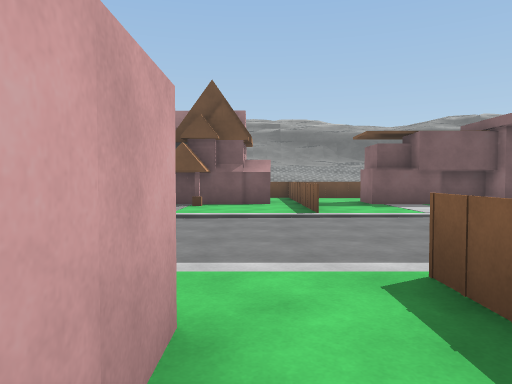
view 1 (above)

24 first-person views from a walk through a Unity game level. The camera is 1.3 m above the floor, tilts 2° down and sees 70° across. The floor is counted in squares, 2 m on a side. Each view is taken from the middle of a square. On the plan, view 1 faces up. The plan holds only what a view shows up to about 11 squares ahead; the rest is blank. The place goes on beyond the plan. The player character is not drawn. Surface patterns are stand-ins for the level's own textures.

view 2
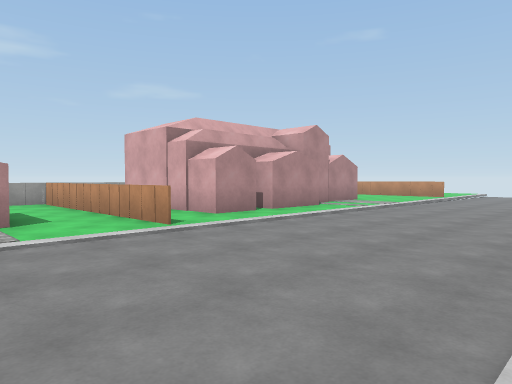

view 3
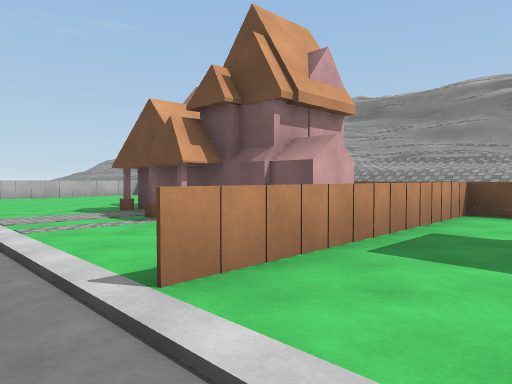

view 4
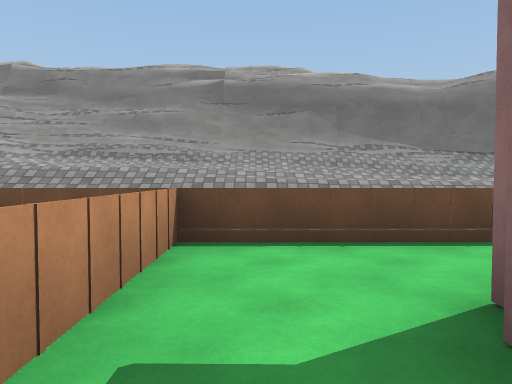

view 5
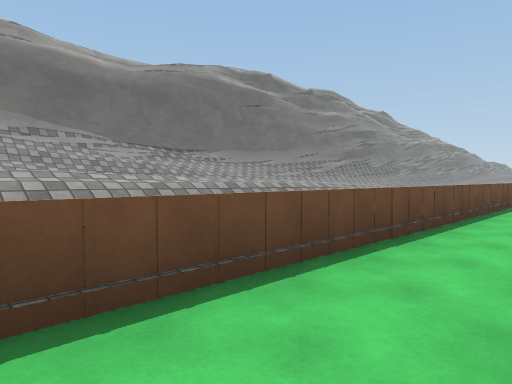

view 6
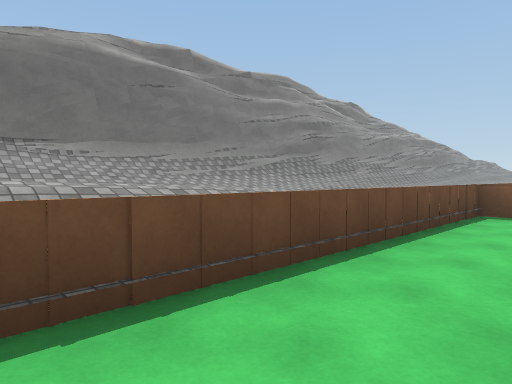

view 7
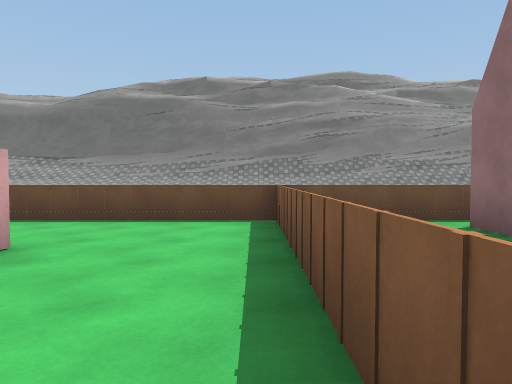

view 8
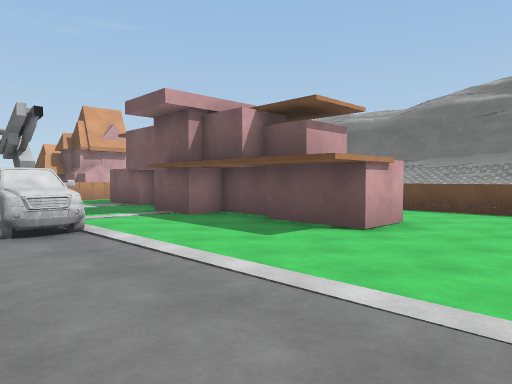

view 9
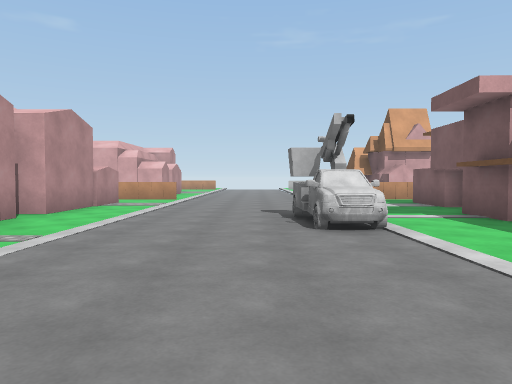

view 10
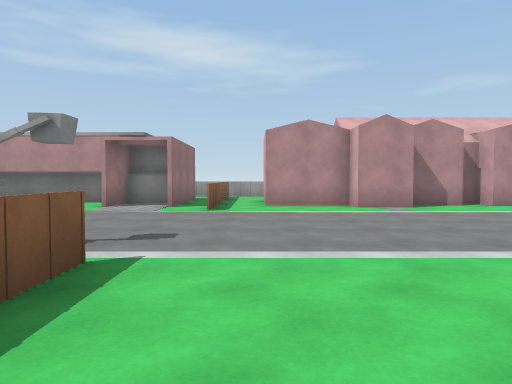

view 11
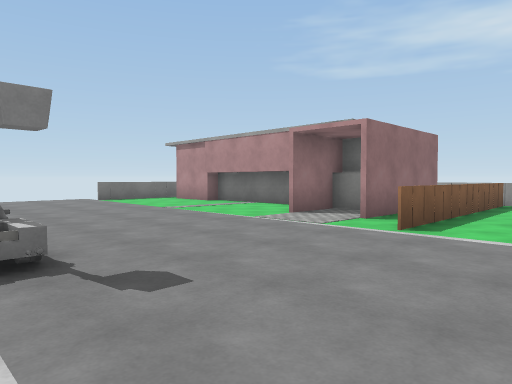

view 12
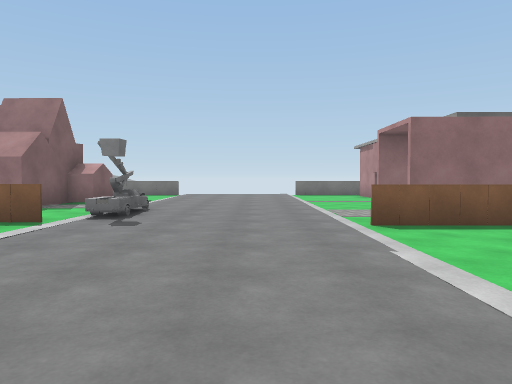

view 13
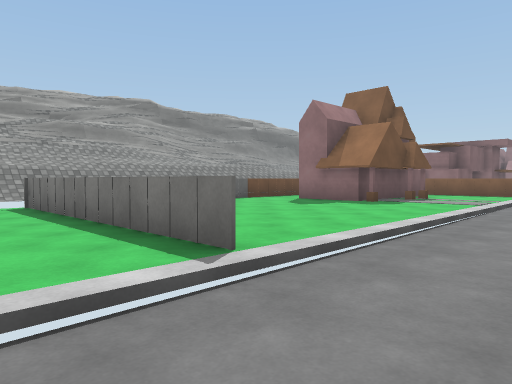

view 14
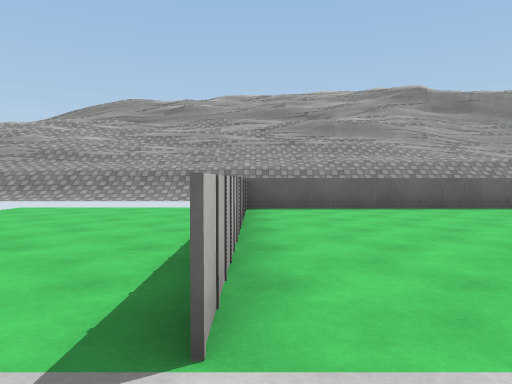

view 15
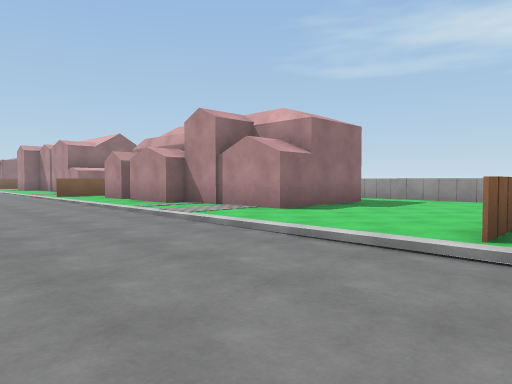

view 16
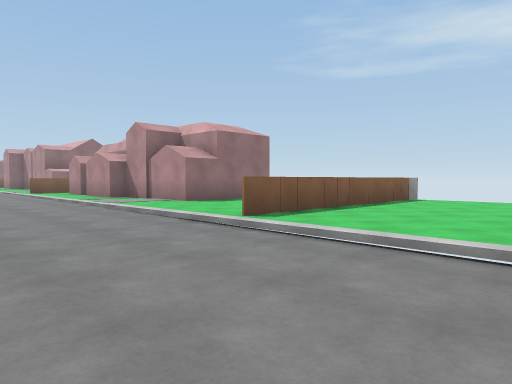

view 17
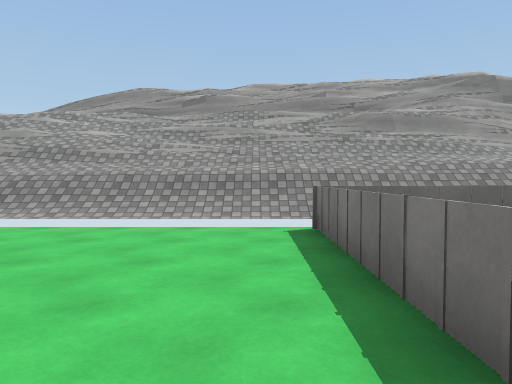

view 18
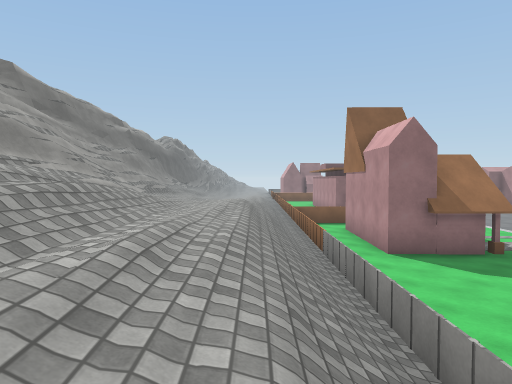

view 19
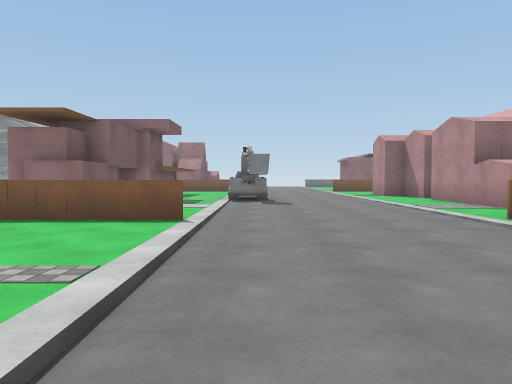

view 20
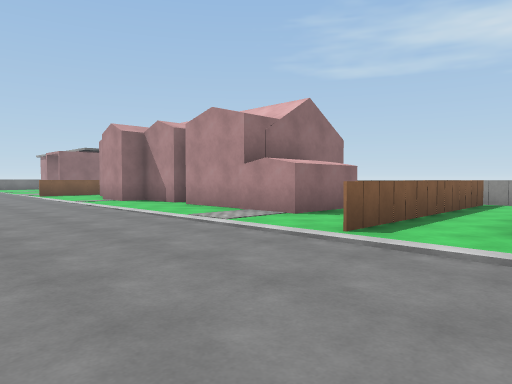

view 21
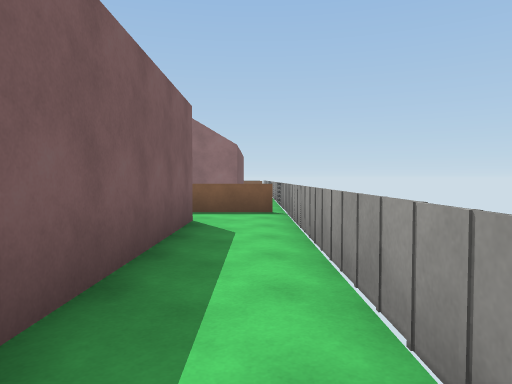

view 22
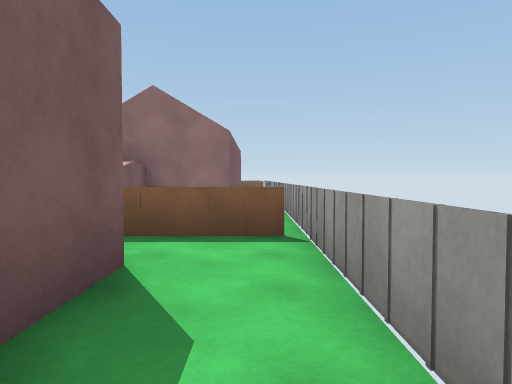

view 23
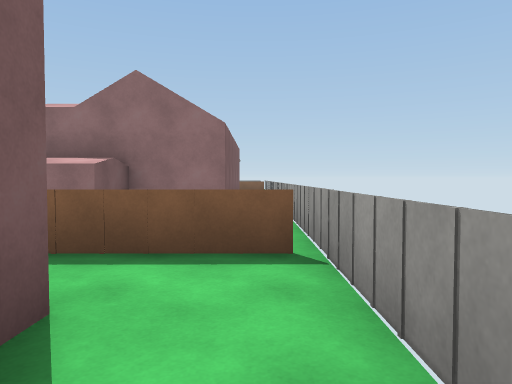

view 24
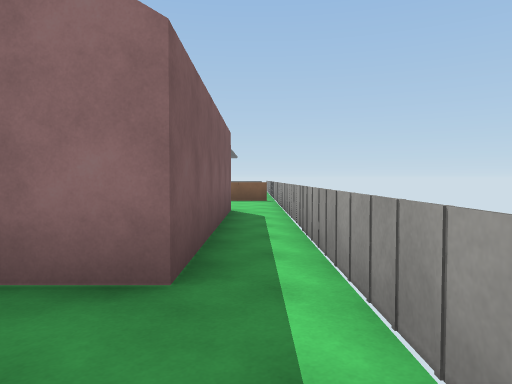

### Floor plan
Key: @ floor where view 1 was taken; # wall or solid block; . main floor; - floor 0.25 m lower than the main floor; : floor 4 m higher than the main floor; + floor 4.5 m higher than the main floor; / step, stairs or slope; = window, fence, low wall or low ledge; T truck.
Columns run from 17 left of view 1 to 18 right of it. Each row starts with its distance up from view 1.
 19 =##########
 18   ###==#############################
 17 ++/////:/#=########/////////=#//####
 16 //////////////////////  ////////////
 15  /////////////////
 14  //////////////////////////
 13   ////////////////////////////////
 12    ....=..........=...........=  #
 11    ....=.....####.=...........=  #
 10     ...=.....######.########..=  #
  9      ..=.....###..=....##.....=  ###
  8      ..=..........=...........=.....
  7      ...............................
  6    ---------------.....TTT.....TT...
  5    --------------...................
  4    -------------....................
  3    /////////////....................
  2     ...=..........=...........=.....
  1     ...=...######.=.#########.=#.#..
  0     ...=...#    #@=.#####   #.=###..
 -1     ...=...#    #.=...###   #.=# ###
 -2     ...=...######.=...##### ..=
 -3      ..=..........=...........=
 -4        #==========#===========#=

Where each view was taken, in squares from view 1:
view 1: 0 up, 0 right, facing up
view 2: 7 up, 4 right, facing down-left
view 3: 6 up, 3 right, facing up-left
view 4: 9 up, 2 right, facing up
view 5: 11 up, 3 right, facing up-right
view 6: 11 up, 6 right, facing up-right
view 7: 7 up, 13 right, facing up
view 8: 5 up, 13 right, facing up-left
view 9: 5 up, 13 right, facing left
view 10: 10 up, 12 right, facing down
view 11: 7 up, 11 right, facing down-right
view 12: 4 up, 8 right, facing right
view 13: 5 up, 12 left, facing up-right
view 14: 6 up, 10 left, facing up
view 15: 6 up, 11 left, facing down-right
view 16: 6 up, 14 left, facing down-right
view 17: 8 up, 11 left, facing up
view 18: 14 up, 11 left, facing right
view 19: 6 up, 4 left, facing right
view 20: 6 up, 1 left, facing down-right
view 21: 3 down, 6 left, facing right
view 22: 3 down, 3 left, facing right
view 23: 3 down, 2 left, facing right
view 24: 3 down, 2 right, facing right
